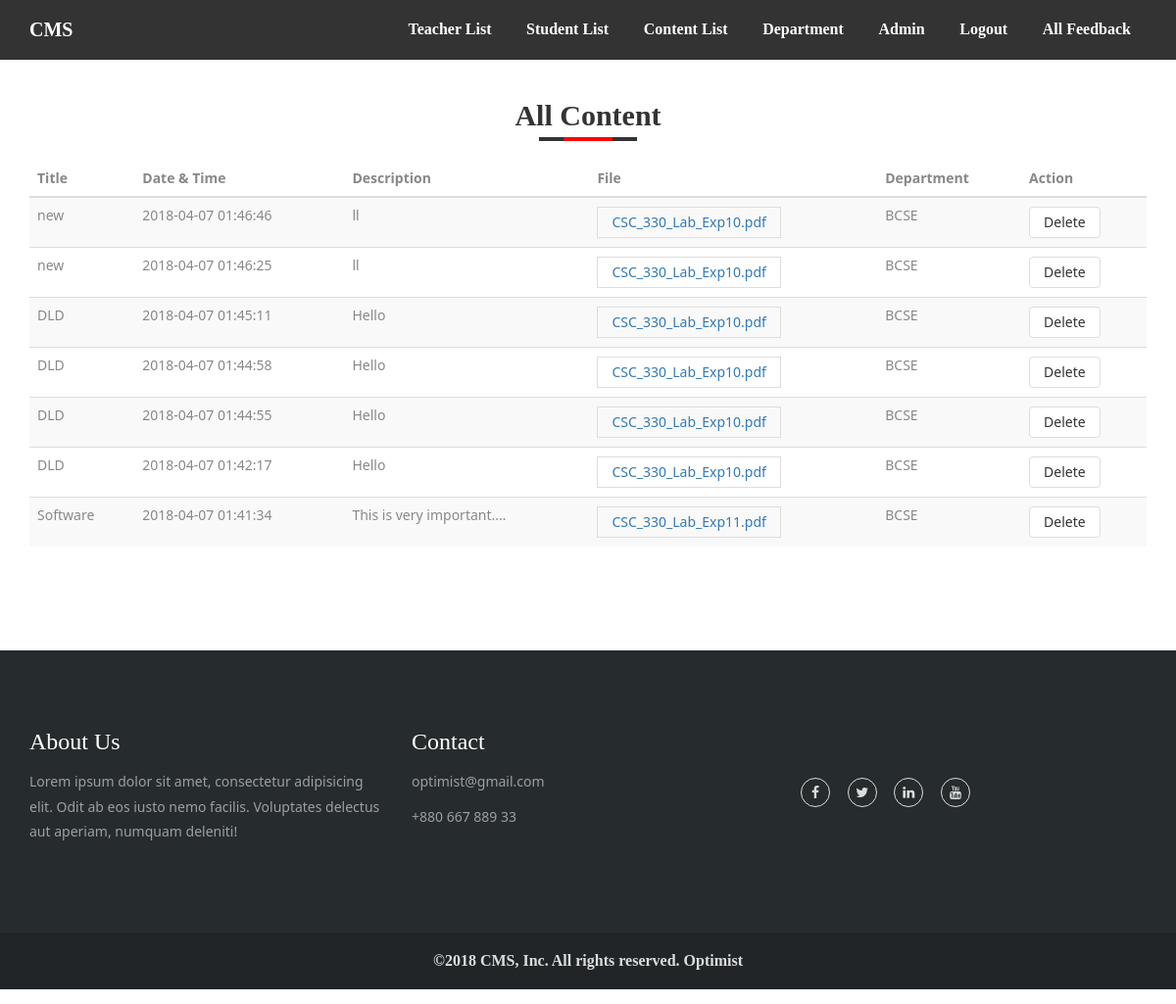
The app's page /?a=all_content (signed in) with its own data.
### tables this page shows
CREATE TABLE `content` (
  `id` int(11) NOT NULL,
  `title` varchar(200) NOT NULL,
  `tag` varchar(200) NOT NULL,
  `description` varchar(2000) NOT NULL,
  `date` datetime NOT NULL DEFAULT CURRENT_TIMESTAMP,
  `file` varchar(200) NOT NULL,
  `userid` int(11) NOT NULL,
  `departmentid` int(11) NOT NULL
);

CREATE TABLE `department` (
  `id` int(11) NOT NULL,
  `name` varchar(50) NOT NULL,
  `co_name` varchar(50) NOT NULL,
  `short_name` varchar(50) NOT NULL
);

### admin/all_content.php (the view, shortened to what this page needs)
<div class="container ">
    <div class="row height">
        <div class="col-md-12">
<?php
$sql="select content.id, content.title, content.date, content.description, content.file, content.departmentid, department.short_name from content left join department on content.departmentid = department.id ORDER BY id DESC ";
$table = mysqli_query($cn, $sql);  ?>
 <table class="table table-striped">
    <thead>
      <tr>
        <th>Title</th>
        <th>Date & Time</th>
        <th>Description</th>
        <th>File</th>
        <th>Department</th>
        <th>Action</th>
      </tr>
    </thead>
    <tbody>
    <?php while($row = mysqli_fetch_assoc($table)) { ?>
      <tr class="department">
        <td><?php echo $row['title']; ?></td>
        <td><?php echo $row['date']; ?></td>
        <td><?php echo substr($row['description'],0,40); ?></td>
        <?php print '<td><a target="_blankpage" href = "uploades/files/'.$row['id'].'_'.$row['file'].'">'.$row['file'].'</a></td>'; ?>
        <td><?php echo $row['short_name']; ?></td>
        <td><a href=<?php echo "\"?a=all_content&did=".$row["id"]."\""; ?> class="btn btn-default">Delete</a></td>
      </tr>
  <?php } ?>
    </tbody>
  </table>
     </div>
    </div>
</div>

### css/style.css (style rules this page uses)
body { font-family: 'Noto Sans', sans-serif;color: #888888; line-height: 1.8; }
tr.department a { border: 1px solid #ddd; padding: 5px 14px; margin: 1px 0; display: inline-block; }
.height { min-height: 500px; }

### records on screen
content: title "new", date "2018-04-07 01:46:46", description "ll", file "CSC_330_Lab_Exp10.pdf", departmentid.short_name "BCSE"
content: title "new", date "2018-04-07 01:46:25", description "ll", file "CSC_330_Lab_Exp10.pdf", departmentid.short_name "BCSE"
content: title "DLD", date "2018-04-07 01:45:11", description "Hello", file "CSC_330_Lab_Exp10.pdf", departmentid.short_name "BCSE"
content: title "DLD", date "2018-04-07 01:44:58", description "Hello", file "CSC_330_Lab_Exp10.pdf", departmentid.short_name "BCSE"
content: title "DLD", date "2018-04-07 01:44:55", description "Hello", file "CSC_330_Lab_Exp10.pdf", departmentid.short_name "BCSE"
content: title "DLD", date "2018-04-07 01:42:17", description "Hello", file "CSC_330_Lab_Exp10.pdf", departmentid.short_name "BCSE"
content: title "Software", date "2018-04-07 01:41:34", description "This is very important....", file "CSC_330_Lab_Exp11.pdf", departmentid.short_name "BCSE"

### other values on screen
$_SESSION['fname'] "Admin"
str_replace("_", " ", $_GET['a']) "All Content"
